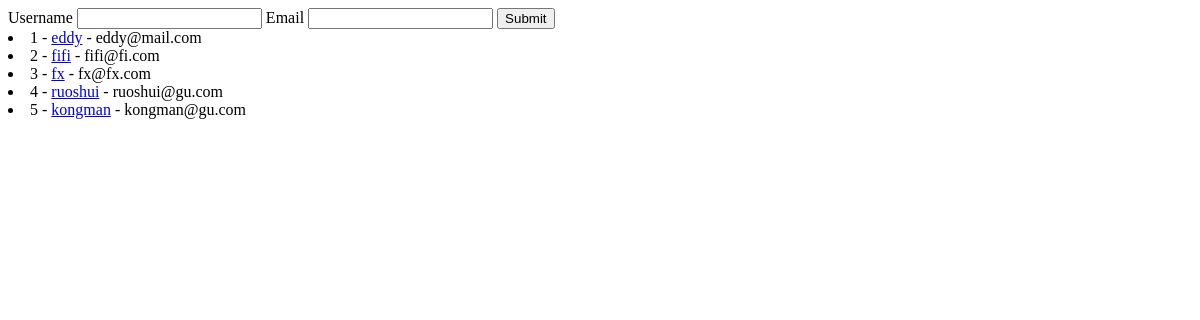
Before: / with the older database file.
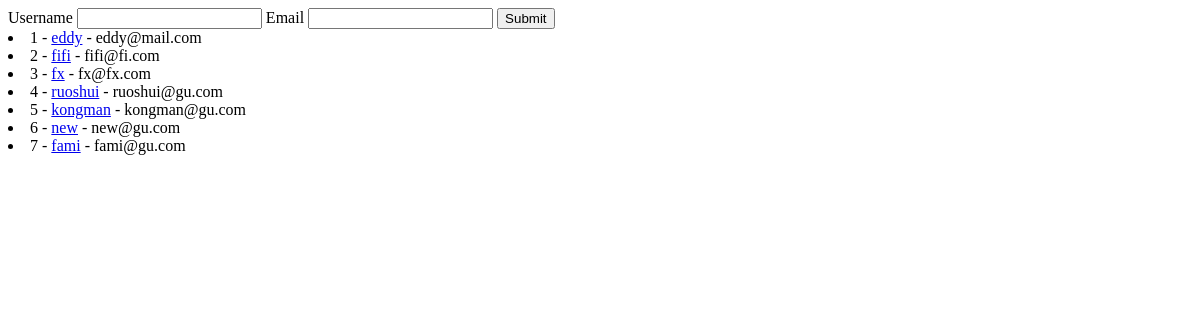
After: the same page with the newer database file.
### main_app.py (models this page shows, shortened)
class User(db.Model):
    id = db.Column(db.Integer, primary_key=True)
    username = db.Column(db.String(80), unique=True)
    email = db.Column(db.String(120), unique=True)

### main_app.py (the view)
@app.route('/')
def index():
    users = User.query.all()
    return render_template("add_user.html", users=users)

### templates/add_user.html
<!DOCTYPE html>
<body>
    <form method="post" action="/post_user">
        <label>Username</label>
        <input id="username" name="username" type="text" />
        <label>Email</label>
        <input id="email" name="email" type="text" />
        <input type="submit" />
    </form>
    {% for user in users %}
        <li>{{ user.id }} - <a href="/profile/{{user.username}}">{{user.username}}</a> - {{ user.email }}</li>
    {% endfor %}
</body>

Changed rows visible on the page:
added User: id "6", username "new", email "new@gu.com"
added User: id "7", username "fami", email "fami@gu.com"
